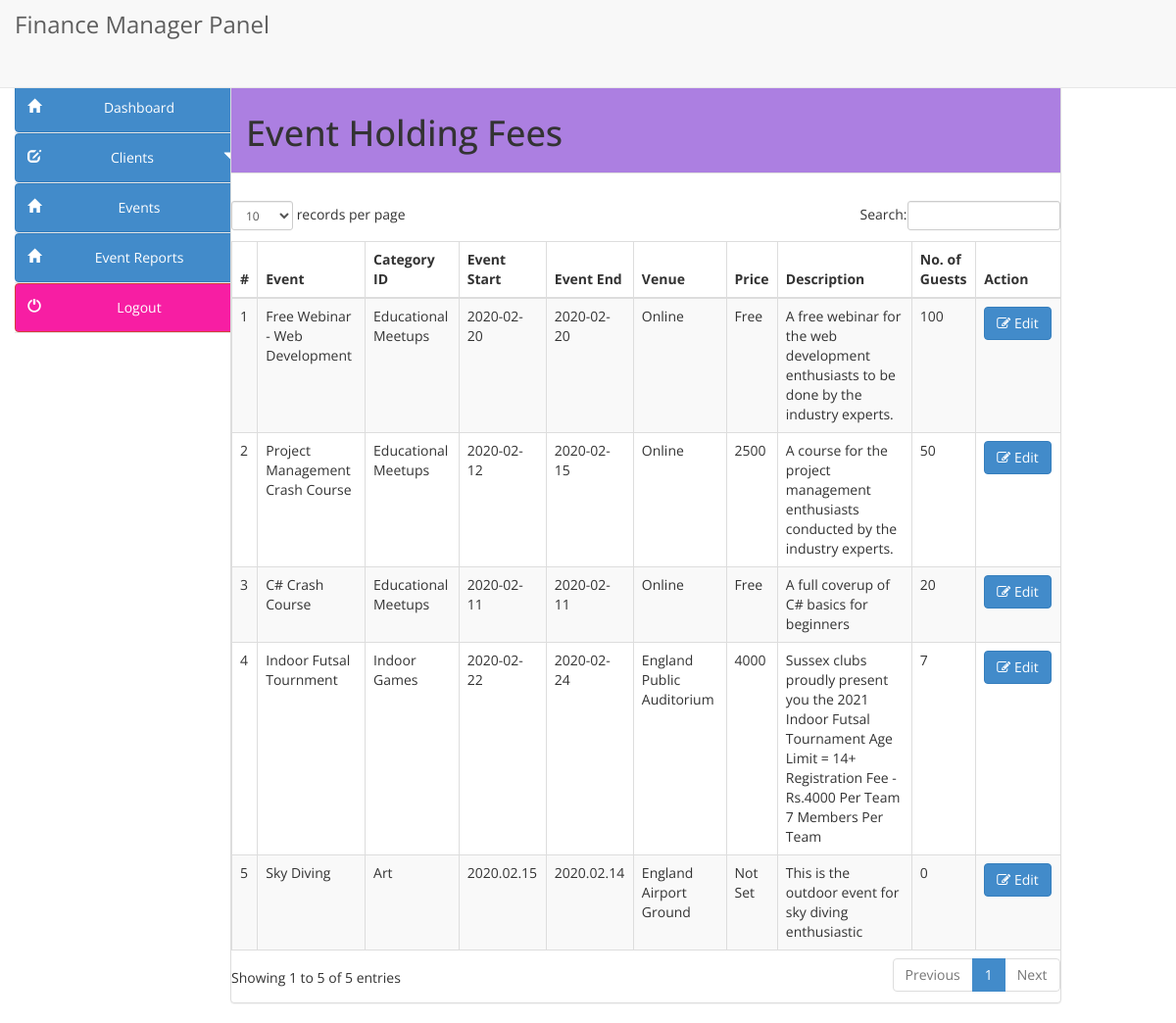
Page /users/financeManager/event_fees.php on the committed database.
### tables this page shows
CREATE TABLE IF NOT EXISTS `event_details` (
  `Event_ID` int(11) NOT NULL AUTO_INCREMENT,
  `Event_Name` varchar(100) NOT NULL,
  `Event_Catergory_ID` int(11) NOT NULL,
  `Event_Date` varchar(100) NOT NULL,
  `Venue` varchar(200) NOT NULL,
  `Price` varchar(100) NOT NULL DEFAULT 'Not Set',
  `Event_End` varchar(100) NOT NULL,
  `Event_Desc` mediumtext NOT NULL,
  `Participant_Number` int(11) NOT NULL,
  PRIMARY KEY (`Event_ID`),
  KEY `Event_Catergory_ID` (`Event_Catergory_ID`)
);

CREATE TABLE IF NOT EXISTS `event_categories` (
  `cat_id` int(100) NOT NULL AUTO_INCREMENT,
  `cat_title` text NOT NULL,
  PRIMARY KEY (`cat_id`)
);

### users/financeManager/event_fees.php (the view, shortened to what this page needs)
<!DOCTYPE html>
<html lang="en">
	<head>
		<link href="../style/css/bootstrap.min.css" rel="stylesheet">
		<link href="../style/css/k.css" rel="stylesheet">
        <link href="assets/css/bootstrap.css" rel="stylesheet" />
        <link href="assets/css/font-awesome.css" rel="stylesheet" />
        <link href="assets/js/dataTables/dataTables.bootstrap.css" rel="stylesheet" />
        <link href="assets/css/style.css" rel="stylesheet" />
	</head>
	<body>
		<?php include("include/header.php");?>
		<div class="container-fluid main-container">
		<?php include("include/side_bar.php");?>
			<div class="col-md-9 content" style="margin-left:10px">
				<div class="panel panel-default">
					<div class="panel-heading" style="background-color:#ac7fe1">
						<h1>Event Holding Fees  </h1>
					</div>
					<br>
					<div class="table-responsive">
                        <table class="table table-striped table-bordered table-hover" id="dataTables-example">
                            <thead>
                                <tr>
                                    <th>#</th>
                                    <th>Event</th>
                                    <th>Category ID</th>
                                    <th>Event Start </th>
                                    <th>Event End </th>
                                    <th>Venue</th>
                                    <th>Price</th>
                                    <th>Description</th>
                                    <th>No. of Guests</th>
                                    <th>Action</th>
                                </tr>
                            </thead>
                            <tbody>
                                <?php $sql = "SELECT
                                    event_details.Event_Name,
                                    event_categories.cat_title,
                                    event_details.Event_Date,
                                    event_details.Event_End,
                                    event_details.Venue,
                                    event_details.Price,
                                    event_details.Event_Desc,
                                    event_details.Participant_Number,
                                    event_details.Event_ID as eventid from event_details
                                    join event_categories on event_categories.cat_id=event_details.Event_Catergory_ID
                                ";
                                $query = $dbh -> prepare($sql);
                                $query->execute();
                                $results=$query->fetchAll(PDO::FETCH_OBJ);
                                $cnt=1;
                                if($query->rowCount() > 0)
                                {
                                foreach($results as $result)
                                {?>
                                <tr class="odd gradeX">
                                    <td class="center"><?php echo htmlentities($cnt);?></td>
                                    <td class="center"><?php echo htmlentities($result->Event_Name);?></td>
                                    <td class="center"><?php echo htmlentities($result->cat_title);?></td>
                                    <td class="center"><?php echo htmlentities($result->Event_Date);?></td>
                                    <td class="center"><?php echo htmlentities($result->Event_End);?></td>
                                    <td class="center"><?php echo htmlentities($result->Venue);?></td>
                                    <td class="center"><?php echo htmlentities($result->Price);?></td>
                                    <td class="center"><?php echo htmlentities($result->Event_Desc);?></td>
                                    <td class="center"><?php echo htmlentities($result->Participant_Number);?></td>
                                    <td class="center">
                                    <a href="edit-event.php?eventid=<?php echo htmlentities($result->eventid);?>"><button class="btn btn-primary"><i class="fa fa-edit "></i> Edit</button>
                                </tr>
                                <?php
                                    $cnt=$cnt+1;
                                }} ?>
                            </tbody>
                        </table>
                    </div>
				</div>
			</div>
		</div>
	</body>
</html>

### users/style/css/k.css (style rules this page uses)
.main-container { background: #FFF; padding-top: 15px; margin-top: -20px; }

### rows in the picture
event_details: Event_Name "Free Webinar - Web Development", event_categories.cat_title "Educational Meetups", Event_Date "2020-02-20", Event_End "2020-02-20", Venue "Online", Price "Free", Event_Desc "A free webinar for the web development enthusiasts to be done by the industry experts.", Participant_Number "100"
event_details: Event_Name "Project Management Crash Course", event_categories.cat_title "Educational Meetups", Event_Date "2020-02-12", Event_End "2020-02-15", Venue "Online", Price "2500", Event_Desc "A course for the project management enthusiasts conducted by the industry experts.", Participant_Number "50"
event_details: Event_Name "C# Crash Course", event_categories.cat_title "Educational Meetups", Event_Date "2020-02-11", Event_End "2020-02-11", Venue "Online", Price "Free", Event_Desc "A full coverup of C# basics for beginners", Participant_Number "20"
event_details: Event_Name "Indoor Futsal Tournment", event_categories.cat_title "Indoor Games", Event_Date "2020-02-22", Event_End "2020-02-24", Venue "England Public Auditorium", Price "4000", Event_Desc "Sussex clubs proudly present you the 2021 Indoor Futsal Tournament Age Limit = 14+ Registration Fee - Rs.4000 Per Team 7 Members Per Team", Participant_Number "7"
event_details: Event_Name "Sky Diving", event_categories.cat_title "Art", Event_Date "2020.02.15", Event_End "2020.02.14", Venue "England Airport Ground", Price "Not Set", Event_Desc "This is the outdoor event for sky diving enthusiastic", Participant_Number "0"
